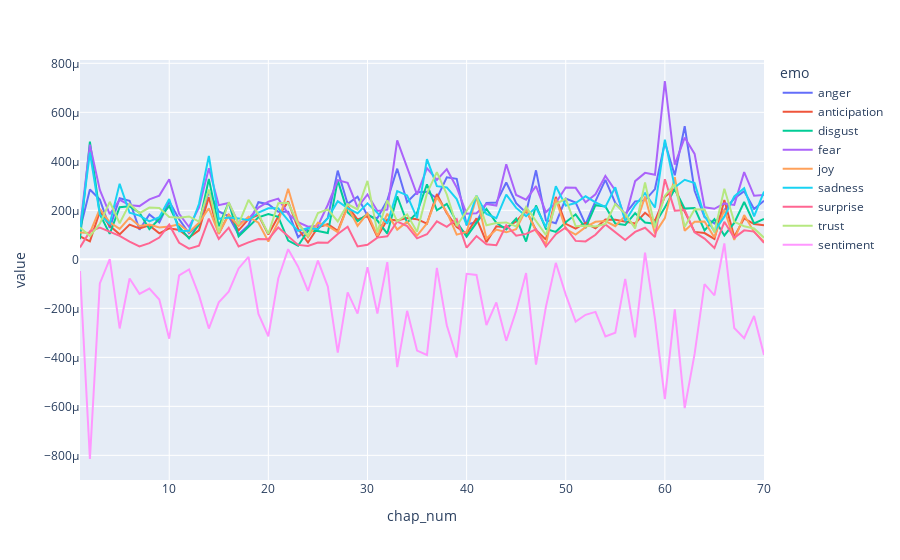

This figure's notebook cell:
### Code cell
px.line(ACOK_chaps_thin, x='chap_num', y='value', color='emo', hover_name = 'POV')

### Figure 1 — Plotly figure (JSON) as saved in the notebook; plotly's stock layout.template omitted (floating-point values rounded to 4 significant figures)
{"data": [{"hovertemplate": "<b>%{hovertext}</b><br><br>emo=anger<br>chap_num=%{x}<br>value=%{y}<extra></extra>", "hovertext": ["prologue", "arya", "sansa", "tyrion", "bran", "arya", "jon", "catelyn", "tyrion", "arya", "davos", "theon", "daenerys", "jon", "arya", "tyrion", "bran", "tyrion", "sansa", "arya", "tyrion", "bran", "catelyn", "jon", "theon", "tyrion", "arya", "daenerys", "bran", "tyrion", "arya", "catelyn", "sansa", "catelyn", "jon", "bran", "tyrion", "theon", "arya", "catelyn", "daenerys", "tyrion", "davos", "jon", "tyrion", "catelyn", "bran", "arya", "daenerys", "tyrion", "theon", "jon", "sansa", "jon", "tyrion", "catelyn", "theon", "sansa", "davos", "tyrion", "sansa", "tyrion", "sansa", "daenerys", "arya", "sansa", "theon", "tyrion", "jon", "bran"], "legendgroup": "anger", "line": {"color": "#636efa", "dash": "solid"}, "marker": {"symbol": "circle"}, "mode": "lines", "name": "anger", "orientation": "v", "showlegend": true, "type": "scatter", "x": [1, 2, 3, 4, 5, 6, 7, 8, 9, 10, 11, 12, 13, 14, 15, 16, 17, 18, 19, 20, 21, 22, 23, 24, 25, 26, 27, 28, 29, 30, 31, 32, 33, 34, 35, 36, 37, 38, 39, 40, 41, 42, 43, 44, 45, 46, 47, 48, 49, 50, 51, 52, 53, 54, 55, 56, 57, 58, 59, 60, 61, 62, 63, 64, 65, 66, 67, 68, 69, 70], "xaxis": "x", "y": [0.0001214, 0.0002852, 0.0002441, 0.0001284, 0.0002492, 0.0002388, 0.000121, 0.0001833, 0.0001509, 0.0002362, 0.0001635, 0.0001062, 0.0001419, 0.0002767, 0.0001953, 0.0001757, 0.000101, 0.0001391, 0.0002331, 0.000225, 0.0001941, 0.0001941, 9.042e-05, 0.0001265, 0.0001241, 0.0001694, 0.0003621, 0.0002261, 0.0002552, 0.0001784, 0.0001682, 0.0002408, 0.0003701, 0.000234, 0.0002742, 0.0002759, 0.0002489, 0.000335, 0.0003284, 0.0001414, 0.000153, 0.0002303, 0.0002316, 0.0003138, 0.0002289, 0.00019, 0.0003633, 0.000159, 0.0001474, 0.000248, 0.0002318, 0.0001431, 0.0002374, 0.000324, 0.0002303, 0.0001842, 0.0002366, 0.0002406, 0.0002869, 0.0004766, 0.0003432, 0.0005432, 0.0002798, 0.0001719, 0.0001461, 0.0002007, 0.0002483, 0.0002782, 0.0002053, 0.0002393], "yaxis": "y"}, {"hovertemplate": "<b>%{hovertext}</b><br><br>emo=anticipation<br>chap_num=%{x}<br>value=%{y}<extra></extra>", "hovertext": ["prologue", "arya", "sansa", "tyrion", "bran", "arya", "jon", "catelyn", "tyrion", "arya", "davos", "theon", "daenerys", "jon", "arya", "tyrion", "bran", "tyrion", "sansa", "arya", "tyrion", "bran", "catelyn", "jon", "theon", "tyrion", "arya", "daenerys", "bran", "tyrion", "arya", "catelyn", "sansa", "catelyn", "jon", "bran", "tyrion", "theon", "arya", "catelyn", "daenerys", "tyrion", "davos", "jon", "tyrion", "catelyn", "bran", "arya", "daenerys", "tyrion", "theon", "jon", "sansa", "jon", "tyrion", "catelyn", "theon", "sansa", "davos", "tyrion", "sansa", "tyrion", "sansa", "daenerys", "arya", "sansa", "theon", "tyrion", "jon", "bran"], "legendgroup": "anticipation", "line": {"color": "#EF553B", "dash": "solid"}, "marker": {"symbol": "circle"}, "mode": "lines", "name": "anticipation", "orientation": "v", "showlegend": true, "type": "scatter", "x": [1, 2, 3, 4, 5, 6, 7, 8, 9, 10, 11, 12, 13, 14, 15, 16, 17, 18, 19, 20, 21, 22, 23, 24, 25, 26, 27, 28, 29, 30, 31, 32, 33, 34, 35, 36, 37, 38, 39, 40, 41, 42, 43, 44, 45, 46, 47, 48, 49, 50, 51, 52, 53, 54, 55, 56, 57, 58, 59, 60, 61, 62, 63, 64, 65, 66, 67, 68, 69, 70], "xaxis": "x", "y": [9.332e-05, 7.326e-05, 0.0001945, 0.0001368, 0.000102, 0.0001418, 0.0001259, 0.0001387, 0.0001061, 0.0001264, 0.00012, 8.89e-05, 0.0001183, 0.0002533, 0.0001043, 0.0001844, 0.0001181, 0.0001639, 0.0001813, 0.0001013, 0.0001749, 0.0002367, 0.0001249, 6.881e-05, 0.0001308, 0.0001434, 0.0001159, 0.0002171, 0.0001623, 0.0001764, 9.12e-05, 0.0001624, 0.000159, 0.0001682, 0.000164, 0.0001455, 0.0002666, 0.0001887, 0.0001321, 0.0001049, 0.0001673, 7.031e-05, 0.000135, 0.0001297, 0.0001545, 0.0001995, 0.0001196, 8.042e-05, 0.0002545, 0.0001451, 0.000125, 0.0001483, 0.0001271, 0.0001626, 0.000162, 0.0001535, 0.0001468, 0.00019, 0.0001572, 0.0002561, 0.0002874, 0.0001944, 0.0001119, 0.0001074, 8.31e-05, 0.0002417, 9.208e-05, 0.0001674, 0.0001438, 0.0001392], "yaxis": "y"}, {"hovertemplate": "<b>%{hovertext}</b><br><br>emo=disgust<br>chap_num=%{x}<br>value=%{y}<extra></extra>", "hovertext": ["prologue", "arya", "sansa", "tyrion", "bran", "arya", "jon", "catelyn", "tyrion", "arya", "davos", "theon", "daenerys", "jon", "arya", "tyrion", "bran", "tyrion", "sansa", "arya", "tyrion", "bran", "catelyn", "jon", "theon", "tyrion", "arya", "daenerys", "bran", "tyrion", "arya", "catelyn", "sansa", "catelyn", "jon", "bran", "tyrion", "theon", "arya", "catelyn", "daenerys", "tyrion", "davos", "jon", "tyrion", "catelyn", "bran", "arya", "daenerys", "tyrion", "theon", "jon", "sansa", "jon", "tyrion", "catelyn", "theon", "sansa", "davos", "tyrion", "sansa", "tyrion", "sansa", "daenerys", "arya", "sansa", "theon", "tyrion", "jon", "bran"], "legendgroup": "disgust", "line": {"color": "#00cc96", "dash": "solid"}, "marker": {"symbol": "circle"}, "mode": "lines", "name": "disgust", "orientation": "v", "showlegend": true, "type": "scatter", "x": [1, 2, 3, 4, 5, 6, 7, 8, 9, 10, 11, 12, 13, 14, 15, 16, 17, 18, 19, 20, 21, 22, 23, 24, 25, 26, 27, 28, 29, 30, 31, 32, 33, 34, 35, 36, 37, 38, 39, 40, 41, 42, 43, 44, 45, 46, 47, 48, 49, 50, 51, 52, 53, 54, 55, 56, 57, 58, 59, 60, 61, 62, 63, 64, 65, 66, 67, 68, 69, 70], "xaxis": "x", "y": [8.231e-05, 0.0004807, 0.0001845, 0.000104, 0.000213, 0.0002164, 0.0001904, 0.0001232, 0.0001654, 0.0002177, 0.0001322, 8.503e-05, 0.0001415, 0.000328, 0.0001345, 0.0002327, 9.403e-05, 0.0001323, 0.0001716, 0.0001849, 0.0001737, 7.66e-05, 5.541e-05, 0.0001167, 0.0001156, 0.0001071, 0.0003231, 0.0001917, 0.000156, 0.0001842, 0.000158, 0.0001054, 0.0002574, 0.0001493, 0.0001899, 0.0003064, 0.0002002, 0.0002266, 0.0001529, 9.261e-05, 0.0001506, 0.0002058, 0.0001495, 0.0001224, 0.0001667, 7.284e-05, 0.0002202, 0.0001242, 0.0001122, 0.0001514, 0.0001837, 0.0001276, 0.000221, 0.0002155, 0.0001459, 0.0001402, 0.0001885, 0.0001501, 0.0001453, 0.0002114, 0.0002874, 0.000207, 0.0002093, 0.000118, 0.0001635, 9.743e-05, 0.0001489, 0.000234, 0.0001469, 0.0001647], "yaxis": "y"}, {"hovertemplate": "<b>%{hovertext}</b><br><br>emo=fear<br>chap_num=%{x}<br>value=%{y}<extra></extra>", "hovertext": ["prologue", "arya", "sansa", "tyrion", "bran", "arya", "jon", "catelyn", "tyrion", "arya", "davos", "theon", "daenerys", "jon", "arya", "tyrion", "bran", "tyrion", "sansa", "arya", "tyrion", "bran", "catelyn", "jon", "theon", "tyrion", "arya", "daenerys", "bran", "tyrion", "arya", "catelyn", "sansa", "catelyn", "jon", "bran", "tyrion", "theon", "arya", "catelyn", "daenerys", "tyrion", "davos", "jon", "tyrion", "catelyn", "bran", "arya", "daenerys", "tyrion", "theon", "jon", "sansa", "jon", "tyrion", "catelyn", "theon", "sansa", "davos", "tyrion", "sansa", "tyrion", "sansa", "daenerys", "arya", "sansa", "theon", "tyrion", "jon", "bran"], "legendgroup": "fear", "line": {"color": "#ab63fa", "dash": "solid"}, "marker": {"symbol": "circle"}, "mode": "lines", "name": "fear", "orientation": "v", "showlegend": true, "type": "scatter", "x": [1, 2, 3, 4, 5, 6, 7, 8, 9, 10, 11, 12, 13, 14, 15, 16, 17, 18, 19, 20, 21, 22, 23, 24, 25, 26, 27, 28, 29, 30, 31, 32, 33, 34, 35, 36, 37, 38, 39, 40, 41, 42, 43, 44, 45, 46, 47, 48, 49, 50, 51, 52, 53, 54, 55, 56, 57, 58, 59, 60, 61, 62, 63, 64, 65, 66, 67, 68, 69, 70], "xaxis": "x", "y": [0.0001279, 0.0004681, 0.0002831, 0.0001848, 0.0002426, 0.0002212, 0.0002172, 0.000245, 0.0002603, 0.000327, 0.0001856, 0.000132, 0.0002107, 0.0003722, 0.0002211, 0.0002301, 0.0001476, 0.000165, 0.0002112, 0.0002354, 0.0002478, 0.0001857, 0.0001515, 0.0001332, 0.0001372, 0.0002229, 0.0003233, 0.0003122, 0.0002121, 0.000265, 0.0001976, 0.0002026, 0.0004856, 0.0003705, 0.0002644, 0.0003723, 0.0003241, 0.000368, 0.0002932, 0.000186, 0.0001879, 0.0002253, 0.0002197, 0.0003883, 0.0002625, 0.0002435, 0.0002986, 0.0001921, 0.0002312, 0.000293, 0.0002919, 0.0002332, 0.0002656, 0.0003405, 0.0002811, 0.0001674, 0.0003192, 0.0003528, 0.0003449, 0.0007279, 0.0003867, 0.000497, 0.0004303, 0.0002124, 0.0002063, 0.0002283, 0.0002223, 0.0003559, 0.0002593, 0.0002622], "yaxis": "y"}, {"hovertemplate": "<b>%{hovertext}</b><br><br>emo=joy<br>chap_num=%{x}<br>value=%{y}<extra></extra>", "hovertext": ["prologue", "arya", "sansa", "tyrion", "bran", "arya", "jon", "catelyn", "tyrion", "arya", "davos", "theon", "daenerys", "jon", "arya", "tyrion", "bran", "tyrion", "sansa", "arya", "tyrion", "bran", "catelyn", "jon", "theon", "tyrion", "arya", "daenerys", "bran", "tyrion", "arya", "catelyn", "sansa", "catelyn", "jon", "bran", "tyrion", "theon", "arya", "catelyn", "daenerys", "tyrion", "davos", "jon", "tyrion", "catelyn", "bran", "arya", "daenerys", "tyrion", "theon", "jon", "sansa", "jon", "tyrion", "catelyn", "theon", "sansa", "davos", "tyrion", "sansa", "tyrion", "sansa", "daenerys", "arya", "sansa", "theon", "tyrion", "jon", "bran"], "legendgroup": "joy", "line": {"color": "#FFA15A", "dash": "solid"}, "marker": {"symbol": "circle"}, "mode": "lines", "name": "joy", "orientation": "v", "showlegend": true, "type": "scatter", "x": [1, 2, 3, 4, 5, 6, 7, 8, 9, 10, 11, 12, 13, 14, 15, 16, 17, 18, 19, 20, 21, 22, 23, 24, 25, 26, 27, 28, 29, 30, 31, 32, 33, 34, 35, 36, 37, 38, 39, 40, 41, 42, 43, 44, 45, 46, 47, 48, 49, 50, 51, 52, 53, 54, 55, 56, 57, 58, 59, 60, 61, 62, 63, 64, 65, 66, 67, 68, 69, 70], "xaxis": "x", "y": [0.0001099, 0.0001075, 0.0002056, 0.000151, 0.0001242, 0.0001702, 0.0001365, 0.0001425, 0.0001297, 0.0001339, 0.0001433, 0.0001104, 0.0001491, 0.0002085, 0.0001039, 0.0001818, 0.0001358, 0.0001734, 0.0001496, 7.26e-05, 0.0001514, 0.0002882, 0.0001497, 9.056e-05, 0.00015, 0.0001363, 0.0001106, 0.000215, 0.0001369, 0.0001878, 9.633e-05, 0.0001861, 0.0001212, 0.0001533, 9.651e-05, 0.0001464, 0.0002536, 0.0001931, 0.0001009, 0.0001114, 0.0002559, 8.51e-05, 0.0001214, 0.0001102, 0.0001231, 0.0002047, 0.0001151, 6.153e-05, 0.0002469, 0.0001235, 0.0001007, 0.0001316, 0.0001533, 0.0001564, 0.0001351, 0.0001766, 0.0001334, 0.0002562, 0.0001058, 0.0001681, 0.0003352, 0.0001166, 0.0001531, 0.0001542, 8.927e-05, 0.0002026, 7.961e-05, 0.0001808, 0.0001117, 7.195e-05], "yaxis": "y"}, {"hovertemplate": "<b>%{hovertext}</b><br><br>emo=sadness<br>chap_num=%{x}<br>value=%{y}<extra></extra>", "hovertext": ["prologue", "arya", "sansa", "tyrion", "bran", "arya", "jon", "catelyn", "tyrion", "arya", "davos", "theon", "daenerys", "jon", "arya", "tyrion", "bran", "tyrion", "sansa", "arya", "tyrion", "bran", "catelyn", "jon", "theon", "tyrion", "arya", "daenerys", "bran", "tyrion", "arya", "catelyn", "sansa", "catelyn", "jon", "bran", "tyrion", "theon", "arya", "catelyn", "daenerys", "tyrion", "davos", "jon", "tyrion", "catelyn", "bran", "arya", "daenerys", "tyrion", "theon", "jon", "sansa", "jon", "tyrion", "catelyn", "theon", "sansa", "davos", "tyrion", "sansa", "tyrion", "sansa", "daenerys", "arya", "sansa", "theon", "tyrion", "jon", "bran"], "legendgroup": "sadness", "line": {"color": "#19d3f3", "dash": "solid"}, "marker": {"symbol": "circle"}, "mode": "lines", "name": "sadness", "orientation": "v", "showlegend": true, "type": "scatter", "x": [1, 2, 3, 4, 5, 6, 7, 8, 9, 10, 11, 12, 13, 14, 15, 16, 17, 18, 19, 20, 21, 22, 23, 24, 25, 26, 27, 28, 29, 30, 31, 32, 33, 34, 35, 36, 37, 38, 39, 40, 41, 42, 43, 44, 45, 46, 47, 48, 49, 50, 51, 52, 53, 54, 55, 56, 57, 58, 59, 60, 61, 62, 63, 64, 65, 66, 67, 68, 69, 70], "xaxis": "x", "y": [0.0001183, 0.0004357, 0.0001829, 0.0001446, 0.0003081, 0.0001902, 0.0001783, 0.0001548, 0.0001723, 0.0002463, 0.0001145, 0.0001167, 0.0002256, 0.0004219, 0.0001653, 0.0001709, 0.0001671, 0.0001597, 0.000191, 0.0002083, 0.0002084, 0.0001589, 0.0001163, 0.0001277, 0.0001235, 0.0001684, 0.000237, 0.000209, 0.0001878, 0.0002286, 0.0001895, 0.0001459, 0.0002784, 0.0002608, 0.0001682, 0.0004089, 0.0002986, 0.0002935, 0.0002462, 0.0001403, 0.0002601, 0.0001849, 0.0001676, 0.0002638, 0.0002099, 0.0001763, 0.0002115, 0.0001314, 0.0002983, 0.0002191, 0.00023, 0.0002573, 0.0002324, 0.000214, 0.0002946, 0.0001553, 0.0002206, 0.0002701, 0.0002115, 0.0004887, 0.0002939, 0.0003247, 0.0003117, 0.0001767, 0.0001152, 0.0001742, 0.000257, 0.0002901, 0.0001754, 0.0002764], "yaxis": "y"}, {"hovertemplate": "<b>%{hovertext}</b><br><br>emo=surprise<br>chap_num=%{x}<br>value=%{y}<extra></extra>", "hovertext": ["prologue", "arya", "sansa", "tyrion", "bran", "arya", "jon", "catelyn", "tyrion", "arya", "davos", "theon", "daenerys", "jon", "arya", "tyrion", "bran", "tyrion", "sansa", "arya", "tyrion", "bran", "catelyn", "jon", "theon", "tyrion", "arya", "daenerys", "bran", "tyrion", "arya", "catelyn", "sansa", "catelyn", "jon", "bran", "tyrion", "theon", "arya", "catelyn", "daenerys", "tyrion", "davos", "jon", "tyrion", "catelyn", "bran", "arya", "daenerys", "tyrion", "theon", "jon", "sansa", "jon", "tyrion", "catelyn", "theon", "sansa", "davos", "tyrion", "sansa", "tyrion", "sansa", "daenerys", "arya", "sansa", "theon", "tyrion", "jon", "bran"], "legendgroup": "surprise", "line": {"color": "#FF6692", "dash": "solid"}, "marker": {"symbol": "circle"}, "mode": "lines", "name": "surprise", "orientation": "v", "showlegend": true, "type": "scatter", "x": [1, 2, 3, 4, 5, 6, 7, 8, 9, 10, 11, 12, 13, 14, 15, 16, 17, 18, 19, 20, 21, 22, 23, 24, 25, 26, 27, 28, 29, 30, 31, 32, 33, 34, 35, 36, 37, 38, 39, 40, 41, 42, 43, 44, 45, 46, 47, 48, 49, 50, 51, 52, 53, 54, 55, 56, 57, 58, 59, 60, 61, 62, 63, 64, 65, 66, 67, 68, 69, 70], "xaxis": "x", "y": [4.864e-05, 0.0001139, 0.0001301, 0.0001127, 9.567e-05, 7.204e-05, 5.281e-05, 6.607e-05, 8.911e-05, 0.0001414, 6.748e-05, 4.387e-05, 5.557e-05, 0.0001662, 8.335e-05, 0.0001291, 5.275e-05, 6.919e-05, 8.261e-05, 8.24e-05, 0.0001302, 9.421e-05, 5.896e-05, 5.479e-05, 6.829e-05, 6.794e-05, 0.0001036, 0.0001328, 5.254e-05, 5.933e-05, 8.86e-05, 9.406e-05, 0.0001544, 0.0001355, 8.584e-05, 0.0001024, 0.0001551, 0.0001324, 0.0001641, 4.741e-05, 9.489e-05, 6.187e-05, 5.729e-05, 0.0001389, 9.627e-05, 0.0001038, 0.0001228, 5.198e-05, 0.0001026, 0.0001298, 7.535e-05, 7.325e-05, 0.0001004, 0.0001423, 0.0001094, 7.883e-05, 0.0001121, 0.0001289, 9.101e-05, 0.0003269, 0.0001988, 0.0002014, 0.0001103, 8.458e-05, 4.606e-05, 0.0001531, 8.745e-05, 0.0001182, 0.0001133, 6.685e-05], "yaxis": "y"}, {"hovertemplate": "<b>%{hovertext}</b><br><br>emo=trust<br>chap_num=%{x}<br>value=%{y}<extra></extra>", "hovertext": ["prologue", "arya", "sansa", "tyrion", "bran", "arya", "jon", "catelyn", "tyrion", "arya", "davos", "theon", "daenerys", "jon", "arya", "tyrion", "bran", "tyrion", "sansa", "arya", "tyrion", "bran", "catelyn", "jon", "theon", "tyrion", "arya", "daenerys", "bran", "tyrion", "arya", "catelyn", "sansa", "catelyn", "jon", "bran", "tyrion", "theon", "arya", "catelyn", "daenerys", "tyrion", "davos", "jon", "tyrion", "catelyn", "bran", "arya", "daenerys", "tyrion", "theon", "jon", "sansa", "jon", "tyrion", "catelyn", "theon", "sansa", "davos", "tyrion", "sansa", "tyrion", "sansa", "daenerys", "arya", "sansa", "theon", "tyrion", "jon", "bran"], "legendgroup": "trust", "line": {"color": "#B6E880", "dash": "solid"}, "marker": {"symbol": "circle"}, "mode": "lines", "name": "trust", "orientation": "v", "showlegend": true, "type": "scatter", "x": [1, 2, 3, 4, 5, 6, 7, 8, 9, 10, 11, 12, 13, 14, 15, 16, 17, 18, 19, 20, 21, 22, 23, 24, 25, 26, 27, 28, 29, 30, 31, 32, 33, 34, 35, 36, 37, 38, 39, 40, 41, 42, 43, 44, 45, 46, 47, 48, 49, 50, 51, 52, 53, 54, 55, 56, 57, 58, 59, 60, 61, 62, 63, 64, 65, 66, 67, 68, 69, 70], "xaxis": "x", "y": [0.0001298, 9.515e-05, 0.0001451, 0.0002349, 0.0001473, 0.0002264, 0.0001883, 0.0002114, 0.0002095, 0.0001726, 0.0001693, 0.0001749, 0.0001538, 0.0002851, 0.000111, 0.0002332, 0.0001433, 0.0002426, 0.0001835, 0.0001044, 0.0002293, 0.0002306, 0.0001433, 9.649e-05, 0.0001888, 0.0002038, 0.0001547, 0.0002258, 0.0002035, 0.00032, 0.0001101, 0.0002405, 0.000155, 0.0001833, 0.0001124, 0.0002692, 0.0003562, 0.0002651, 0.0001362, 0.0001971, 0.0002594, 0.0001388, 0.0001482, 0.0001508, 0.0001339, 0.0002139, 0.0001549, 9.929e-05, 0.0002254, 0.0002477, 0.0001352, 0.0001371, 0.0001344, 0.0001442, 0.000226, 0.0001857, 0.0001259, 0.0003136, 0.0001303, 0.0002598, 0.0003068, 0.0001334, 0.0002045, 0.0002032, 0.0001105, 0.0002879, 0.0001529, 0.000135, 0.000126, 8.835e-05], "yaxis": "y"}, {"hovertemplate": "<b>%{hovertext}</b><br><br>emo=sentiment<br>chap_num=%{x}<br>value=%{y}<extra></extra>", "hovertext": ["prologue", "arya", "sansa", "tyrion", "bran", "arya", "jon", "catelyn", "tyrion", "arya", "davos", "theon", "daenerys", "jon", "arya", "tyrion", "bran", "tyrion", "sansa", "arya", "tyrion", "bran", "catelyn", "jon", "theon", "tyrion", "arya", "daenerys", "bran", "tyrion", "arya", "catelyn", "sansa", "catelyn", "jon", "bran", "tyrion", "theon", "arya", "catelyn", "daenerys", "tyrion", "davos", "jon", "tyrion", "catelyn", "bran", "arya", "daenerys", "tyrion", "theon", "jon", "sansa", "jon", "tyrion", "catelyn", "theon", "sansa", "davos", "tyrion", "sansa", "tyrion", "sansa", "daenerys", "arya", "sansa", "theon", "tyrion", "jon", "bran"], "legendgroup": "sentiment", "line": {"color": "#FF97FF", "dash": "solid"}, "marker": {"symbol": "circle"}, "mode": "lines", "name": "sentiment", "orientation": "v", "showlegend": true, "type": "scatter", "x": [1, 2, 3, 4, 5, 6, 7, 8, 9, 10, 11, 12, 13, 14, 15, 16, 17, 18, 19, 20, 21, 22, 23, 24, 25, 26, 27, 28, 29, 30, 31, 32, 33, 34, 35, 36, 37, 38, 39, 40, 41, 42, 43, 44, 45, 46, 47, 48, 49, 50, 51, 52, 53, 54, 55, 56, 57, 58, 59, 60, 61, 62, 63, 64, 65, 66, 67, 68, 69, 70], "xaxis": "x", "y": [-4.747e-05, -0.0008149, -9.834e-05, 8.149e-07, -0.000282, -7.846e-05, -0.0001408, -0.0001193, -0.0001641, -0.0003239, -6.507e-05, -4.142e-05, -0.0001461, -0.0002826, -0.0001756, -0.0001317, -3.712e-05, 9.807e-06, -0.0002228, -0.0003138, -7.824e-05, 4.156e-05, -2.989e-05, -0.0001289, -4.973e-06, -0.0001113, -0.0003805, -0.0001352, -0.0002215, -3.249e-05, -0.000221, -1.169e-05, -0.0004398, -0.0002102, -0.0003723, -0.0003903, -3.514e-05, -0.0002689, -0.0004005, -5.904e-05, -6.392e-05, -0.000268, -0.0001757, -0.0003326, -0.0002096, -5.578e-05, -0.0004294, -0.0001938, -1.455e-05, -0.0001438, -0.0002542, -0.0002264, -0.0002144, -0.0003148, -0.0002998, -7.969e-05, -0.0003183, 2.727e-05, -0.0002433, -0.0005706, -0.0002039, -0.0006075, -0.0003859, -0.0001014, -0.0001471, 6.486e-05, -0.0002804, -0.0003219, -0.000231, -0.0003899], "yaxis": "y"}], "layout": {"autosize": true, "legend": {"title": {"text": "emo"}, "tracegroupgap": 0}, "margin": {"t": 60}, "xaxis": {"anchor": "y", "autorange": true, "domain": [0, 1], "range": [1, 70], "title": {"text": "chap_num"}, "type": "linear"}, "yaxis": {"anchor": "x", "autorange": true, "domain": [0, 1], "range": [-0.0009006, 0.0008136], "title": {"text": "value"}, "type": "linear"}}}
